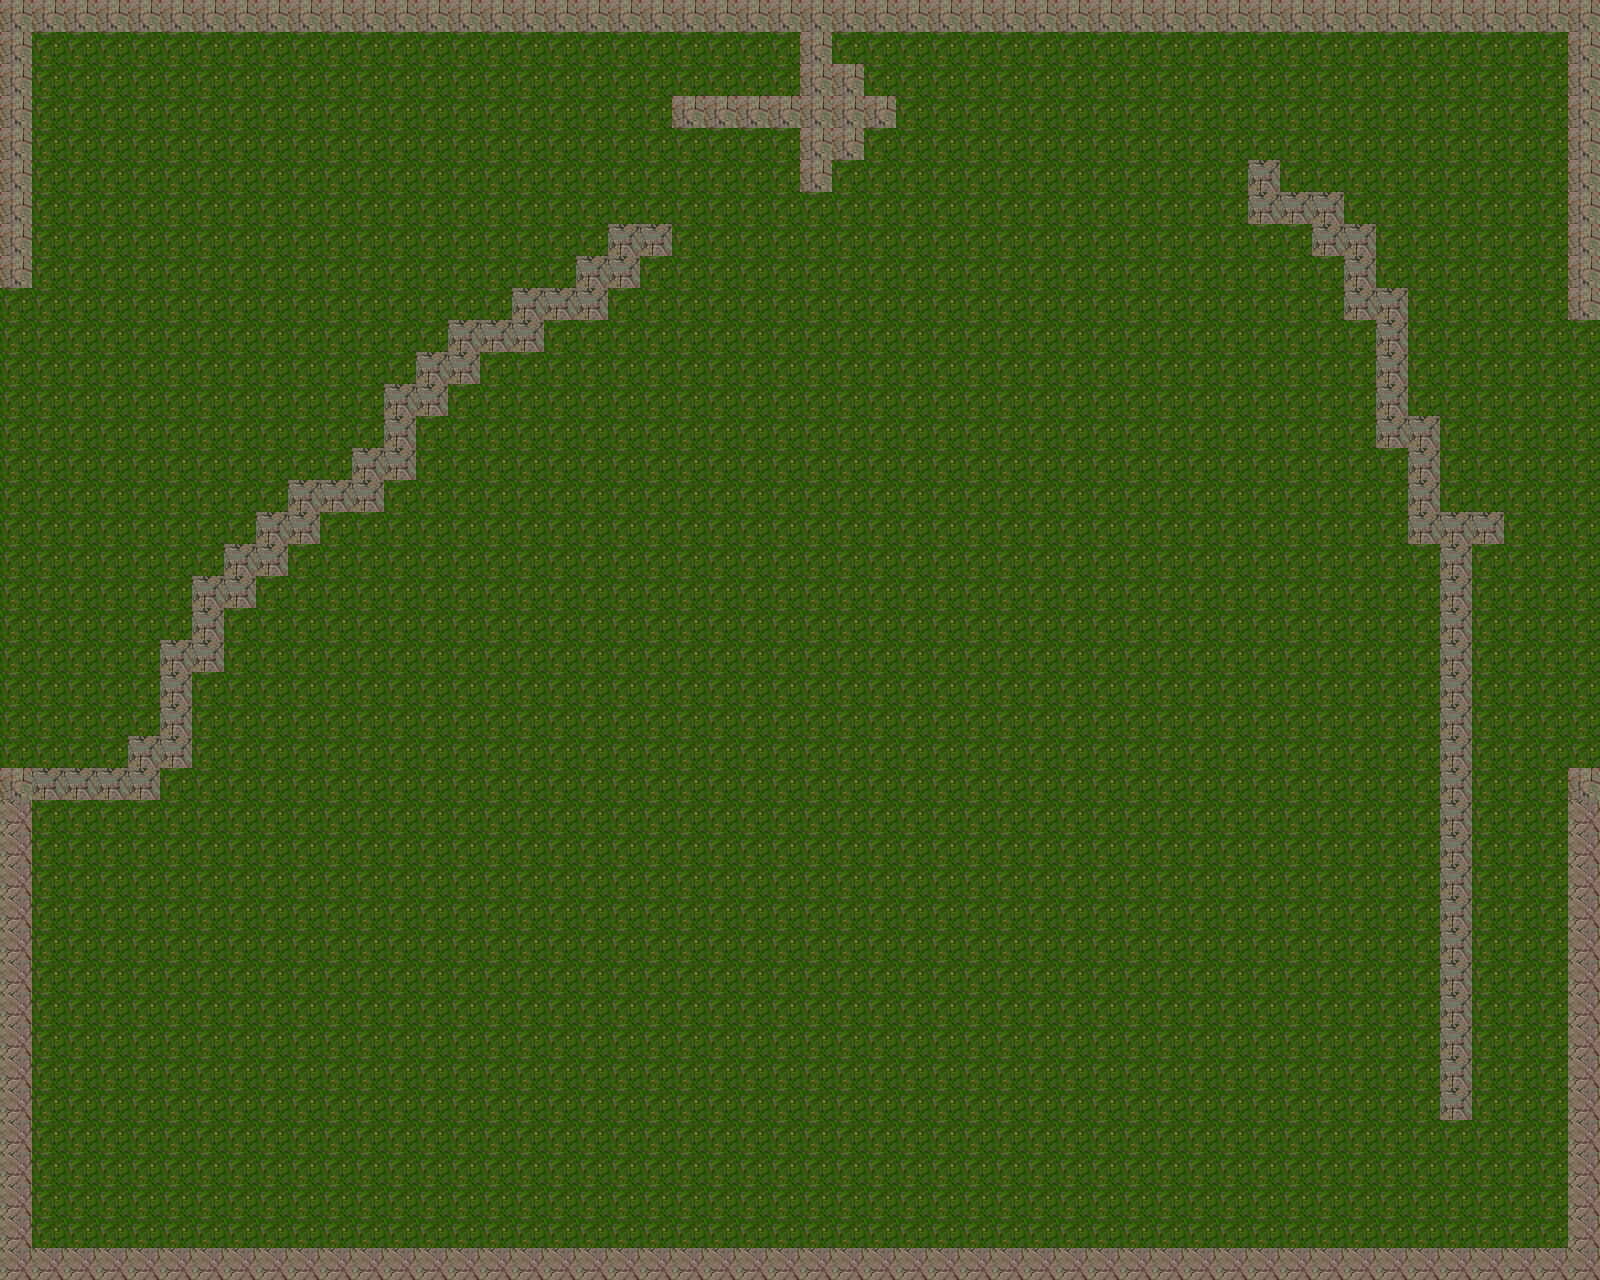

Tiled map render using the project's own tile images. Description and the map definition, with tile-layer contents summarised, below:
An orthogonal 50x40 tile map with 32x32 px tiles, 1 tile layer (Tile Layer 1), 2 tilesets.

<map version="1.0" orientation="orthogonal" width="50" height="40" tilewidth="32" tileheight="32">
 <tileset firstgid="1" name="grass" tilewidth="32" tileheight="32">
  <image source="grass.png" width="128" height="128" />
 </tileset>
 <tileset firstgid="17" name="rocks" tilewidth="32" tileheight="32">
  <image source="rocks.png" width="128" height="128" />
  <tile id="0">
   <properties>
    <property name="blockType" value="0" />
    <property name="blocked" value="true" />
   </properties>
  </tile>
  <tile id="14">
   <properties>
    <property name="blockType" value="2" />
    <property name="blocked" value="true" />
   </properties>
  </tile>
  <tile id="15">
   <properties>
    <property name="blockType" value="3" />
    <property name="blocked" value="true" />
   </properties>
  </tile>
 </tileset>
 <layer name="Tile Layer 1" width="50" height="40">
  <data>[2000 cells, 2000 non-empty, 4 distinct tile ids]</data>
 </layer>
</map>
